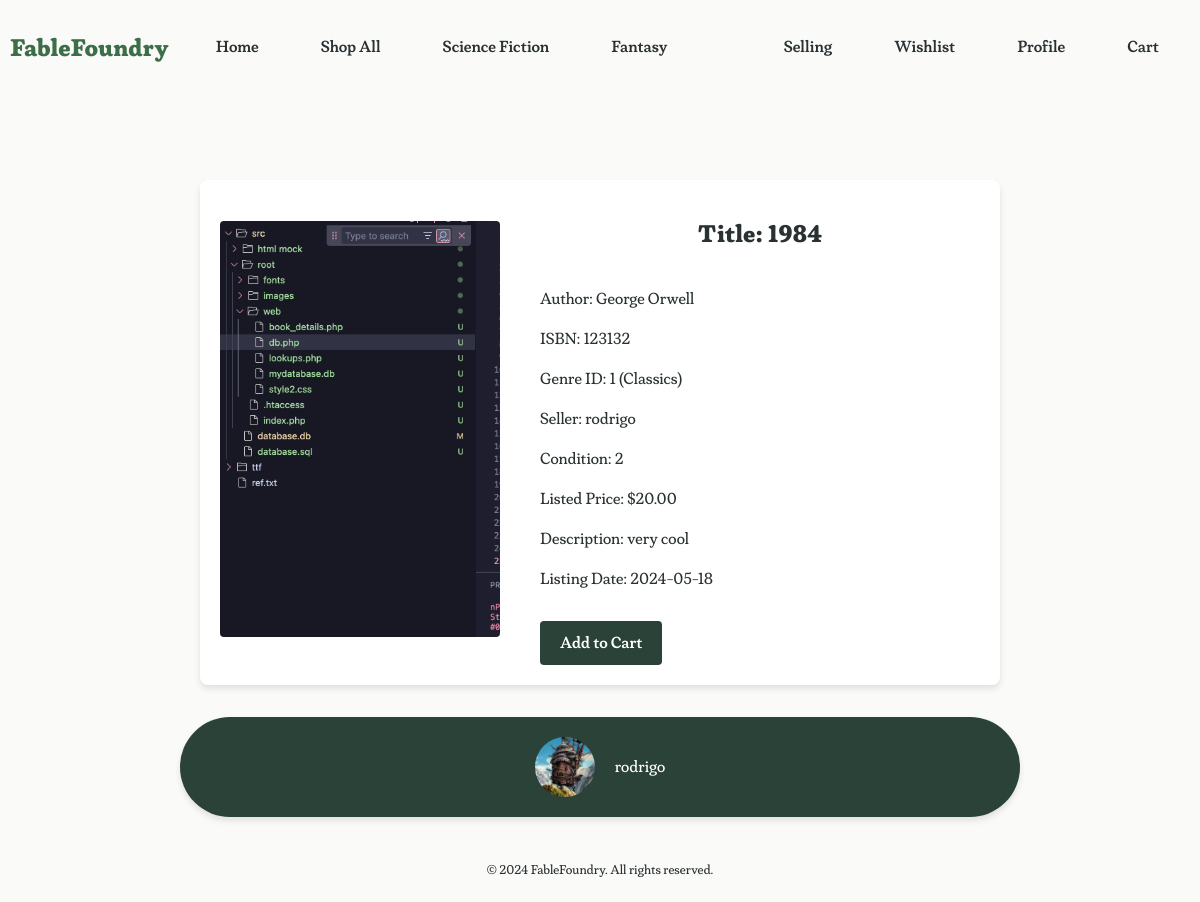
The page /root/web/book_details.php?book_id=1 on the database its author committed.
### tables this page shows
CREATE TABLE genres (
    genre_id INTEGER PRIMARY KEY AUTOINCREMENT,
    name TEXT NOT NULL,
    description TEXT
);

CREATE TABLE books (
    book_id INTEGER PRIMARY KEY AUTOINCREMENT,
    title TEXT NOT NULL,
    author TEXT NOT NULL,
    language TEXT NOT NULL,
    isbn TEXT NOT NULL,
    genre_id INTEGER NOT NULL,
    seller_id INTEGER NOT NULL,
    condition TEXT NOT NULL,
    listed_price REAL NOT NULL,
    description TEXT,
    image_url TEXT,
    listing_date DATE NOT NULL,
    age_group TEXT NOT NULL CHECK(age_group IN ('Children', 'Teens', 'Adults')),
    FOREIGN KEY (genre_id) REFERENCES genres(genre_id),
    FOREIGN KEY (seller_id) REFERENCES users(user_id)
);

CREATE TABLE users (
    user_id INTEGER PRIMARY KEY AUTOINCREMENT,
    name TEXT NOT NULL,
    username TEXT UNIQUE NOT NULL,
    password TEXT NOT NULL,
    email TEXT UNIQUE NOT NULL,
    role TEXT NOT NULL CHECK(role IN ('Buyer', 'Seller', 'Admin')),
    profile_picture_url TEXT,
    registered_date DATE NOT NULL,
    bio TEXT
);

### root/web/book_details.php (the view, shortened to what this page needs)
<?php
include 'db.php';
$book_id = isset($_GET['book_id']) ? $_GET['book_id'] : null;
$stmt = $conn->prepare("SELECT * FROM books WHERE book_id = ?");
$stmt->execute([$book_id]);
$book = $stmt->fetch(PDO::FETCH_ASSOC);
$seller_id = $book['seller_id'];
$sellerStmt = $conn->prepare("SELECT name, profile_picture_url FROM users WHERE user_id = ?");
$sellerStmt->execute([$seller_id]);
$seller = $sellerStmt->fetch(PDO::FETCH_ASSOC);
?>
<!DOCTYPE html>
<html lang="en">
<head>
    <link rel="stylesheet" href="style2.css">
</head>
<body>
    <header>
        <h2 class="logo-title"><a href="../index.php">FableFoundry</a></h2>
        <nav class="nav-left">
            <ul>
                <li><a href="../index.php">Home</a></li>
                <li><a href="lookups.php">Shop All</a></li>
                <?php
                include 'db.php';
                $sql = "SELECT genre_id, name FROM genres LIMIT 2";
                $stmt = $conn->query($sql);
                $genres = $stmt->fetchAll(PDO::FETCH_ASSOC);
                foreach ($genres as $genre) {
                    echo '<li><a href="lookups.php?genre=' . $genre['genre_id'] . '">' . $genre['name'] . '</a></li>';
                }
                ?>
            </ul>
        </nav>
        <nav class="nav-right">
            <ul>
                <li><a href="selling.php">Selling</a></li>
                <li><a href="wishlist.php">Wishlist</a></li>
                <li><a href="profile.php">Profile</a></li>
                <li><a href="cart.php">Cart</a></li>
            </ul>
        </nav>
    </header>
    <main>
        <div class="book-detail-container">
        <div class="book-detail">
            <div class="book-image">
                <img src="../images/<?= htmlspecialchars($book['image_url']); ?>" alt="<?= htmlspecialchars($book['title']); ?>">
            </div>
            <div class="book-metadata">
                <h1 class="book-title">Title: <?= htmlspecialchars($book['title']); ?></h1>
                <p class="book-author">Author: <?= htmlspecialchars($book['author']); ?></p>
                <p class="book-isbn">ISBN: <?= htmlspecialchars($book['isbn']); ?></p>
                <p class="book-genre">Genre ID: <?= $book['genre_id']; ?> (Classics)</p>
                <p class="book-seller">Seller: <?= htmlspecialchars($seller['name']); ?></p>
                <p class="book-condition">Condition: <?= htmlspecialchars($book['condition']); ?></p>
                <p class="book-price">Listed Price: $<?= number_format($book['listed_price'], 2); ?></p>
                <p class="book-description">Description: <?= htmlspecialchars($book['description']); ?></p>
                <p class="book-listing-date">Listing Date: <?= htmlspecialchars($book['listing_date']); ?></p>
                <form method="post">
                    <button type="submit" name="add_to_cart" class="add-to-cart-button">Add to Cart</button>
                </form>
            </div>
        </div>
            </div>
    </main>
    <div class="seller-profile">
        <div class="seller-info">
            <img src="../images/<?= htmlspecialchars($seller['profile_picture_url']); ?>" alt="Seller Photo" class="seller-photo">
            <a href="profile_other.php?user_id=<?= htmlspecialchars($seller_id); ?>">
                        <?= htmlspecialchars($seller['name']); ?>
                    </a>
        </div>
    </div>
    <footer>
        <p>© 2024 FableFoundry. All rights reserved.</p>
    </footer>
</body>
</html>

### root/web/style2.css (style rules this page uses)
:root { --pastel-blue: #AEC6CF; --pastel-red: #C9A0DC; --pastel-green: #a4e5a4; --pastel-yellow: #FDFD96; --darker-pastel-green: #6dbd6d; --moss-green: #2A4238; --forest-green: #3C6E47; --muted-rose: #D0B6B1; --dusky-pink: #AA8A86; --blue-grey: #A0AEB2; --almost-white: #FAFAF9; --text-dark: #2A3132; --button-pastel-purple: #c7add3; --button-hover-purple: #b496c2; --darker-forest-green: #2A4238; --balloon-box-color: #3B554B; }
main { margin-top: 10em; }
body { font-family: 'CustomFont', Arial, sans-serif; background-color: var(--almost-white); margin: 0; padding: 0; }
header { background-color: var(--almost-white); padding: 1rem; display: flex; align-items: center; justify-content: space-between; position: fixed; top: 0; left: 0; width: 100%; z-index: 1000; }
nav { font-family: 'CustomFontSemi', Arial, sans-serif; display: flex; justify-content: flex-end; margin-right: 1.25rem; flex: 2; }
.logo-title { font-family: 'CustomFontBold', Arial, sans-serif; color: var(--forest-green); margin-right: 1rem; }
.logo-title a { text-decoration: none; color: var(--forest-green); }
.nav-left, .nav-right { list-style-type: none; padding: 0; margin: 0; display: flex; }
.nav-left { float: left; }
.nav-right { float: right; margin-right: 1.25rem; }
nav ul { list-style-type: none; margin: 0; padding: 0; display: flex; }
nav ul li { padding: 0 0.9375rem; }
.nav-left li, .nav-right li { padding: 0 0.9375rem; }
.nav-left li a, .nav-right li a { text-decoration: none; color: var(--text-dark); padding: 0.5rem 1rem; border-radius: 1.25rem; }
nav ul li a { text-decoration: none; color: var(--text-dark); border-radius: 1.25rem; padding: 0.625rem 0.9375rem; transition: background-color 0.05s; white-space: nowrap; }
footer { color: var(--text-dark); text-align: center; padding: 0.625rem 0; }
.book-detail-container { margin-top: 5rem; display: flex; justify-content: center; padding: 1.25rem; background-color: var(--almost-white); }
.book-detail { display: flex; flex-wrap: wrap; max-width: 50rem; background-color: #fff; border-radius: 0.5rem; box-shadow: 0 0.25rem 0.375rem rgba(0, 0, 0, 0.1); align-items: center; }
.book-image { flex-basis: 40%; text-align: center; padding: 1.25rem; box-sizing: border-box; }
.book-image img { max-width: 100%; height: auto; border-radius: 0.25rem; }
.book-metadata { flex-basis: 60%; padding: 1.25rem; box-sizing: border-box; }
.book-title, .book-author, .book-isbn, .book-genre, .book-seller, .book-condition, .book-price, .book-description, .book-listing-date { margin-bottom: 0.625rem; color: var(--text-dark); }
.book-title { font-family: 'CustomFontBold', Arial, sans-serif; font-size: 1.5rem; }
.add-to-cart-button { margin-top: 1.25rem; background-color: var(--darker-forest-green); color: white; border: none; font-family: 'CustomFontSemi'; border-radius: 0.25rem; padding: 0.625rem 1.25rem; font-size: 1rem; cursor: pointer; transition: background-color 0.3s; }
.seller-profile { margin-top: 0.75rem; display: flex; justify-content: center; padding: 1.25rem; background-color: var(--darker-forest-green); border-radius: 5rem; box-shadow: 0 0.25rem 0.375rem rgba(0, 0, 0, 0.1); max-width: 50rem; margin-left: auto; margin-right: auto; }
.seller-info { display: flex; align-items: center; }
.seller-photo { width: 3.75rem; height: 3.75rem; border-radius: 50%; object-fit: cover; margin-right: 1.25rem; }
h1 { font-family: 'CustomFontSemi', sans-serif; color: var(--text-dark); padding-bottom: 1.25rem; text-align: center; }
header, footer { padding: 0.625rem; text-align: center; }
footer { font-size: 0.8em; margin-top: 1.25rem; }
.seller-info a { color: white; text-decoration: none; }
a { color: var(--darker-forest-green); text-decoration: none; }

### rows shown on the page
genres: name "Science Fiction"
genres: name "Fantasy"
books: image_url (picture), title "1984", author "George Orwell", isbn "123132", genre "1", condition "2", listed_price "20.00", description "very cool", listing_date "2024-05-18"
users: name "rodrigo", profile_picture_url (picture)
